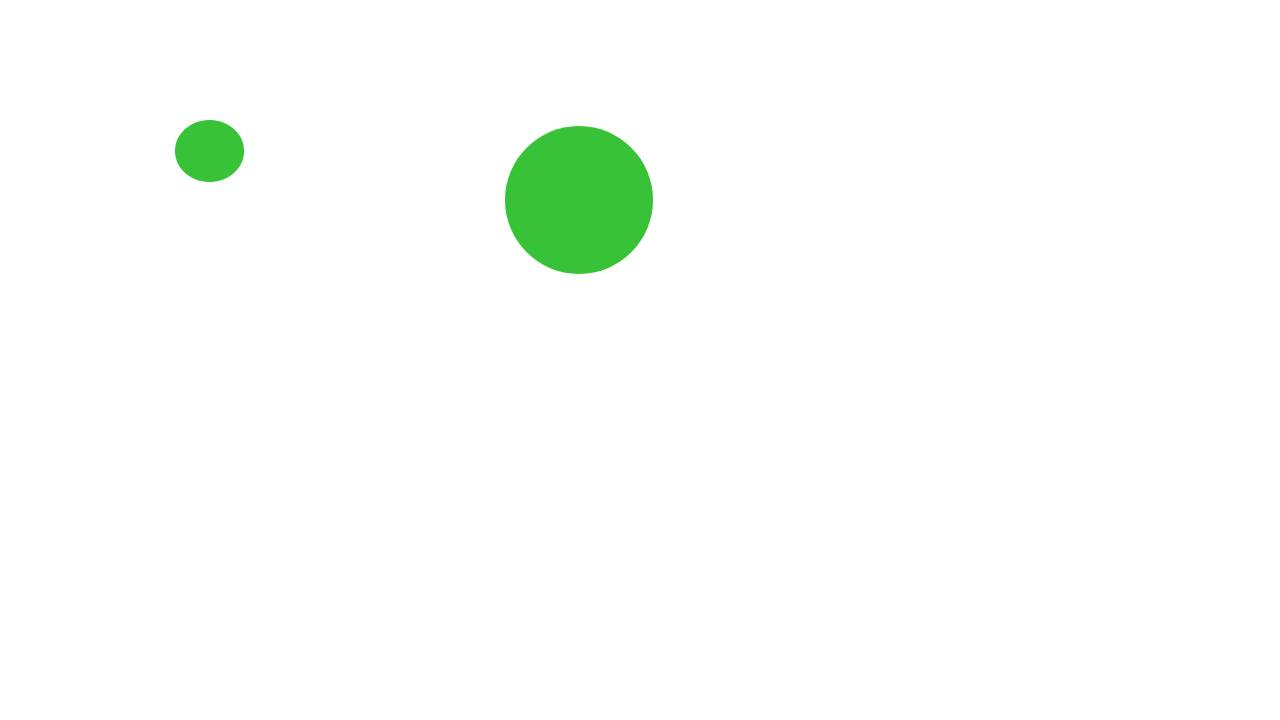
#> input picture GemerBackGammon/BoardImages/New Project (1).jpg, 1280 x 720 px
$ python backgammonFourthAttempt.py
#> lines starting #> are read from the running program, lines starting #| are printed output that depends on the picture; after the words box and inside, x2 and y2 are one past the last pixel; in counts of white or black regions, pixels touching at a corner belong together
import cv2 as cv
import numpy as np


#resize function
def resize (img, scale = 0.4):
    dimensions = [int(img.shape[1] * scale), int(img.shape[0] * scale)]

    return cv.resize(img, dimensions, interpolation=cv.INTER_AREA)

#get board from file location
board = resize(cv.imread('BoardImages/New Project (1).jpg'), 0.5)
#> in resize, `dimensions = [int(img.shape[1] * scale), int(img.shape[0] * scale)]`: dimensions = [640, 360]
cv.imshow('og board', board)

#hsv
hsvBoard = cv.cvtColor(board, cv.COLOR_BGR2HSV)
#> hsvBoard: shape (360, 640, 3); mean H, S, V 2, 4.1, 253.6
cv.imshow('hsv board', hsvBoard)


#green thresholds
lower_green = np.array([35, 25, 25])
upper_green = np.array([90, 255,255])

#mask image
mask = cv.inRange(hsvBoard, lower_green, upper_green)
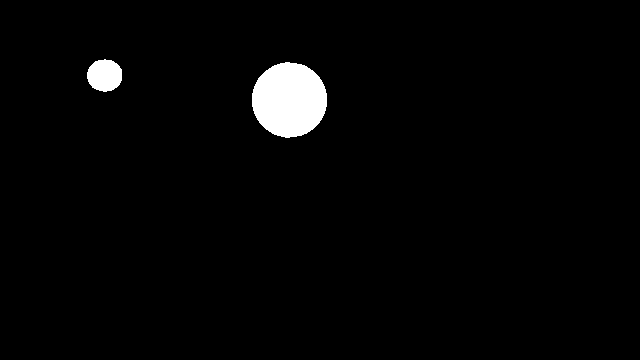
#> mask: shape (360, 640); 2.3% white; 2 white regions, box (x1, y1, x2, y2) and area: (252, 62, 327, 138) 4443, (87, 59, 122, 92) 903
cv.imshow('mask', mask)

cv.waitKey(0)

#masked image
res = cv.bitwise_and(board,board, mask= mask)
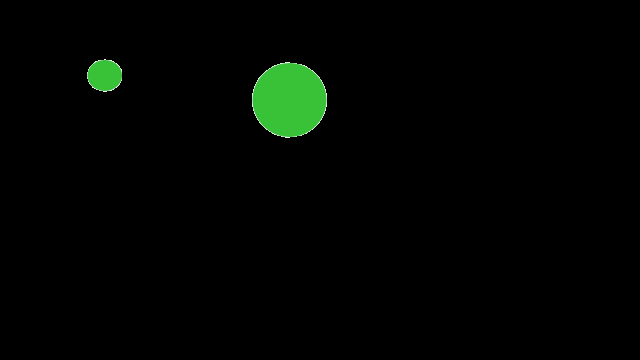
#> res: shape (360, 640, 3); mean of channels 0, 1, 2 1.5, 4.5, 1.5; drawn as B, G, R
cv.imshow('masked og image', res)

#blur
blur = cv.GaussianBlur(res, (1,1), 0)
cv.imshow('gaussian blurred board', blur)

#gray
gray = cv.cvtColor(res, cv.COLOR_BGR2GRAY)
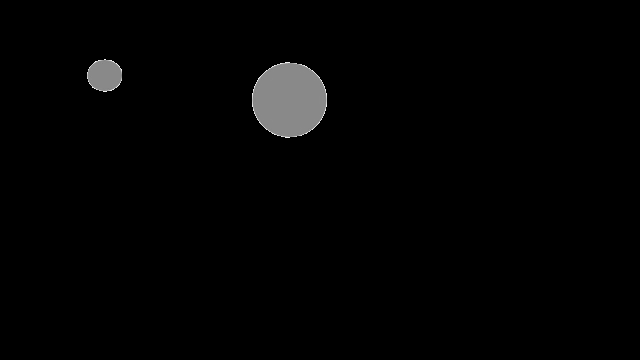
#> gray: shape (360, 640); min 0, max 250, mean 3.3
cv.imshow('gray masked', gray)

cv.waitKey(0)

#detect circles
circles = cv.HoughCircles(gray,
                   cv.HOUGH_GRADIENT, 1, 20, param1 = 50,
               param2 = 30, minRadius = 1, maxRadius = 100)
#> circles = None
print(circles)
#| None


cv.waitKey(0)
